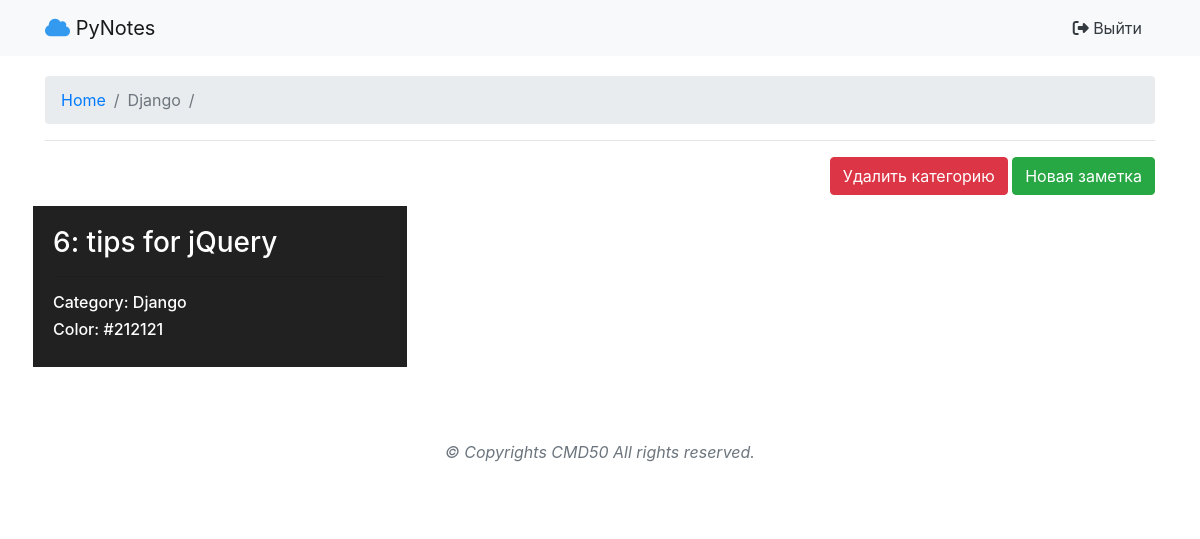
The app's page /categories/3/notes/ (signed in), older data.
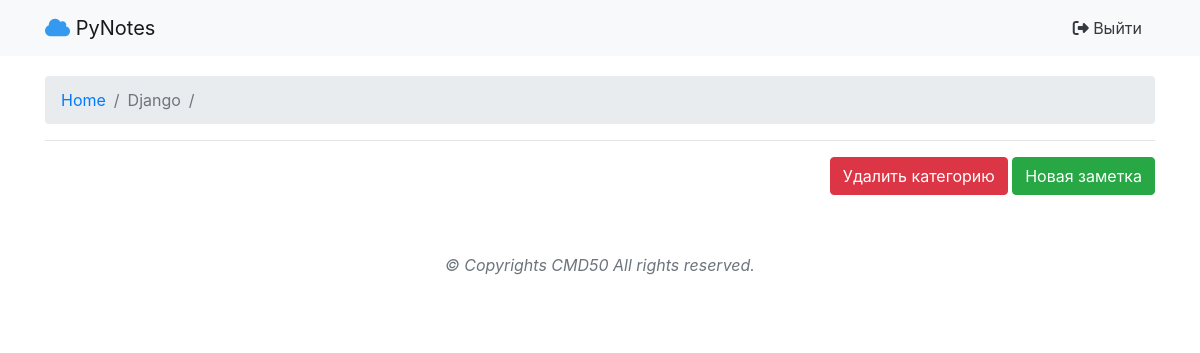
The same page, newer data.
### PyNotes/apps/notes/models.py (models this page shows, shortened)
class Note(models.Model):
    title = models.CharField('Титул', max_length=30, default=None)
    text = models.TextField('Заметка', default=None)
    category = models.ForeignKey(Category, on_delete=models.CASCADE, default=None)
    user = models.ForeignKey(User, on_delete=models.CASCADE, default=None)
    class Meta:
        verbose_name = 'Заметка'
        verbose_name_plural = 'Заметки'

class Category(models.Model):
    name = models.CharField('Название', max_length=30, default=None)
    color = models.ForeignKey(Color, on_delete=models.CASCADE, default=None)
    user = models.ForeignKey(User, on_delete=models.CASCADE, default=None)
    def __str__(self):
        return self.name
    class Meta:
        verbose_name = 'Категория'
        verbose_name_plural = 'Категории'

class Color(models.Model):
    rgb = models.CharField('RGB', max_length=20, default="#532f8c")
    name = models.CharField('Название', max_length=20, default="Стандартный")
    class Meta:
        verbose_name = 'Цвет'
        verbose_name_plural = 'Цвета'

### PyNotes/apps/notes/views.py (the view)
# urls.py: path('<int:category_id>/notes/', views.categoryById, name='categoryById'),
@login_required
def categoryById(request, category_id):
    category = Category.objects.get(id=category_id)
    notes = Note.objects.filter(category=category_id)
    return render(request, 'notes/notes.html', { 'notes' : notes, 'category' : category })

### PyNotes/templates/notes/notes.html (shortened to what this page needs)
{% extends "notes/_layout.html" %}
{% load static %}
{% block content %}
<div class="container" style="padding-top:20px;padding-bottom:50px;">
    <nav aria-label="breadcrumb">
        <ol class="breadcrumb">
            <li class="breadcrumb-item"><a href="{% url 'categories' %}">Home</a></li>
            <li class="breadcrumb-item active" aria-current="page">{{ category }}</li>
            <li class="breadcrumb-item active" aria-current="page"></li>
        </ol>
    </nav>
    <hr>
    <div class="row">
        <div class="col-md-12 text-right mb-2">
            <a href="#" class="btn btn-danger"> Удалить категорию</a>
            <a href="{% url 'createNote' category_id=category.id %}" class="btn btn-success"> Новая заметка</a>
        </div>
        {% for note in notes %}
            <a href="{% url 'noteById' category_id=note.category.id note_id=note.id is_success=None %}" class="col-md-4 fx-col" style="background:{{ category.color.rgb }}">
                <h3>{{ note.id }}: {{ note.title }}</h3>
                <hr>
                <h6>Category: {{ category }}</h6>
                <h6>Color: {{ category.color.rgb }}</h6>
            </a>
        {% endfor %}
    </div>
</div>
{% endblock %}

Row changes from the older to the newer data that the page shows:
removed Note: id "6", title "tips for jQuery", {{ category }} "Django", {{ category.color.rgb }} "#212121"
